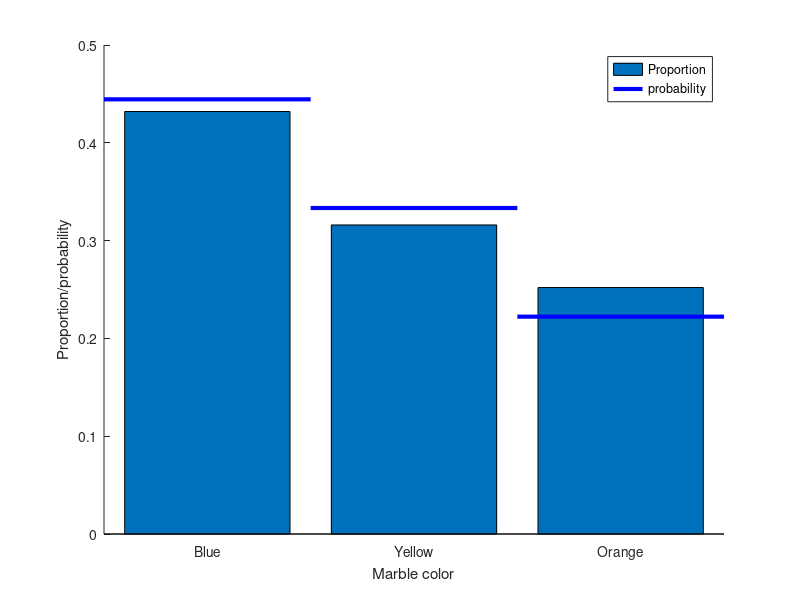

Write the MATLAB code that produced this figure.
%% Compute probabilities
%% The basic formula
% Counts of the different events
c = [ 1 2 4 3 ];

% Convert to probability (%)
prob = 100*c / sum(c);

%% The example of drawing marbles from a jar
% Colored marble counts
blue   = 40;
yellow = 30;
orange = 20;
totalMarbs = blue + yellow + orange;

% Put them all in a jar
jar = cat(1,1*ones(blue,1),2*ones(yellow,1),3*ones(orange,1));

% Now we draw 500 marbles (with replacement)
numDraws = 500;
drawColors = zeros(numDraws,1);

for drawi=1:numDraws
    % Generate a random integer to draw
    randmarble = ceil(rand*numel(jar));
    
    % Store the color of that marble
    drawColors(drawi) = jar(randmarble);
end

% Now we need to know the proportion of colors drawn
propBlue = sum(drawColors==1) / numDraws;
propYell = sum(drawColors==2) / numDraws;
propOran = sum(drawColors==3) / numDraws;

% Plot those against the theoretical probability
figure(1), hold on
bar([ propBlue propYell propOran ])
plot([0.5 1.5],[1 1]*blue/totalMarbs,'b','linew',3)
plot([1.5 2.5],[1 1]*yellow/totalMarbs,'b','linew',3)
plot([2.5 3.5],[1 1]*orange/totalMarbs,'b','linew',3)

set(gca,'xtick',1:3,'XTickLabel',{'Blue';'Yellow';'Orange'})
xlabel('Marble color'), ylabel('Proportion/probability')
legend({'Proportion';'probability'})

%% end.